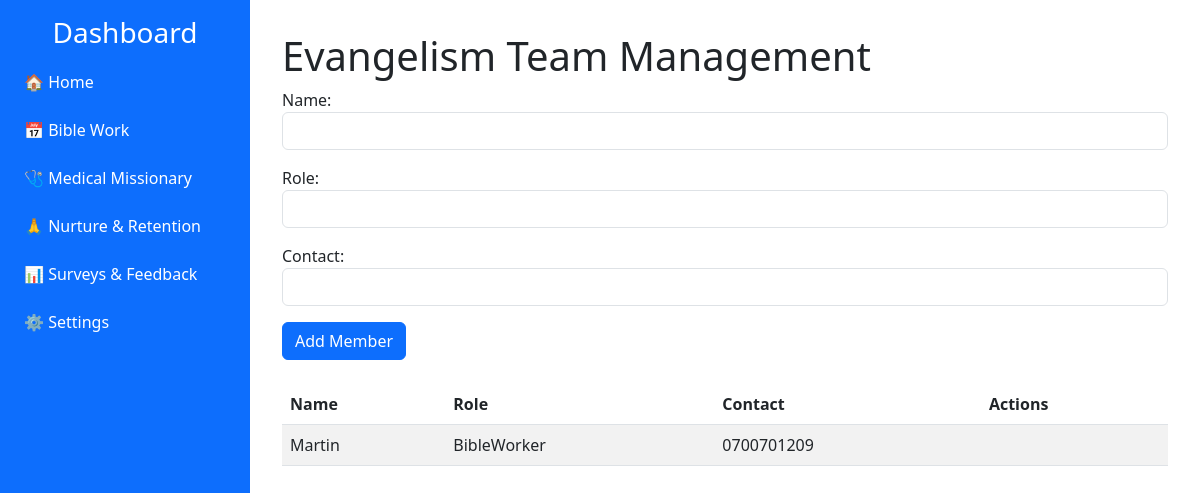
The page /biblework/add_team_member/ on the database its author committed.
### biblework/models.py (models this page shows, shortened)
class OutreachTeamMember(models.Model):
    name = models.CharField(max_length=255)
    role = models.CharField(max_length=255)
    contact = models.CharField(max_length=255, blank=True)

### biblework/views.py (the view)
# urls.py: path('add_team_member/', views.outreach_team_list, name='add_team_member'),
def outreach_team_list(request):
    team_members = OutreachTeamMember.objects.all()
    if request.method == 'POST':
        form = OutreachTeamMemberForm(request.POST)
        if form.is_valid():
            form.save()
            return redirect('outreach_team_list')
    else:
        form = OutreachTeamMemberForm()
    return render(request, 'biblework/outreach_teams.html', {'team_members': team_members, 'form': form})

### biblework/forms.py
class OutreachTeamMemberForm(forms.ModelForm):
    class Meta:
        model = OutreachTeamMember
        fields = ['name', 'role', 'contact']
    def __init__(self, *args, **kwargs):
        super().__init__(*args, **kwargs)
        for visible in self.visible_fields():
            visible.field.widget.attrs['class'] = 'form-control'

### biblework/templates/biblework/outreach_teams.html (shortened to what this page needs)
{% extends "biblework/base.html" %}
{% block content %}
<h1>Evangelism Team Management</h1>
<form method="post" class="mb-4">
  {{ form.as_p }}
  <button type="submit" class="btn btn-primary">Add Member</button>
</form>
<table class="table table-striped">
<thead>
  <tr><th>Name</th><th>Role</th><th>Contact</th><th>Actions</th></tr>
</thead>
<tbody>
  {% for member in team_members %}
  <tr>
    <td>{{ member.name }}</td>
    <td>{{ member.role }}</td>
    <td>{{ member.contact }}</td>
    <td></td>
  </tr>
  {% empty %}
  <tr><td colspan="4" class="text-center">No team members added yet.</td></tr>
  {% endfor %}
</tbody>
</table>
{% endblock %}

### base/templates/base.html (style rules this page uses)
body { min-height: 100vh; display: flex; flex-direction: row; }

### rows shown on the page
OutreachTeamMember: name "Martin", role "BibleWorker", contact "0700701209"
